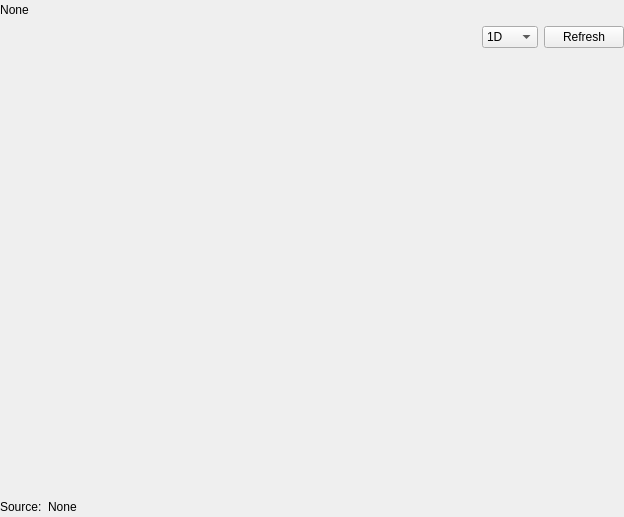
<?xml version="1.0" encoding="UTF-8"?>
<ui version="4.0">
 <class>priceChartWidet</class>
 <widget class="QWidget" name="priceChartWidet">
  <property name="geometry">
   <rect>
    <x>0</x>
    <y>0</y>
    <width>624</width>
    <height>517</height>
   </rect>
  </property>
  <property name="windowTitle">
   <string>Price Chart</string>
  </property>
  <layout class="QVBoxLayout" name="verticalLayout" stretch="0,0,1,0,1">
   <property name="leftMargin">
    <number>0</number>
   </property>
   <property name="topMargin">
    <number>0</number>
   </property>
   <property name="rightMargin">
    <number>0</number>
   </property>
   <property name="bottomMargin">
    <number>0</number>
   </property>
   <item>
    <layout class="QHBoxLayout" name="horizontalLayout">
     <item>
      <widget class="QLabel" name="stockLabel">
       <property name="text">
        <string>None</string>
       </property>
       <property name="alignment">
        <set>Qt::AlignCenter</set>
       </property>
      </widget>
     </item>
     <item>
      <spacer name="horizontalSpacer">
       <property name="orientation">
        <enum>Qt::Horizontal</enum>
       </property>
       <property name="sizeHint" stdset="0">
        <size>
         <width>40</width>
         <height>20</height>
        </size>
       </property>
      </spacer>
     </item>
    </layout>
   </item>
   <item>
    <layout class="QHBoxLayout" name="horizontalLayout_3">
     <item>
      <spacer name="horizontalSpacer_3">
       <property name="orientation">
        <enum>Qt::Horizontal</enum>
       </property>
       <property name="sizeHint" stdset="0">
        <size>
         <width>40</width>
         <height>20</height>
        </size>
       </property>
      </spacer>
     </item>
     <item>
      <widget class="QComboBox" name="rangeCB">
       <item>
        <property name="text">
         <string>1D</string>
        </property>
       </item>
       <item>
        <property name="text">
         <string>14D</string>
        </property>
       </item>
       <item>
        <property name="text">
         <string>1M</string>
        </property>
       </item>
       <item>
        <property name="text">
         <string>3M</string>
        </property>
       </item>
       <item>
        <property name="text">
         <string>6M</string>
        </property>
       </item>
       <item>
        <property name="text">
         <string>1R</string>
        </property>
       </item>
       <item>
        <property name="text">
         <string>MAX</string>
        </property>
       </item>
      </widget>
     </item>
     <item>
      <widget class="QPushButton" name="refreshPB">
       <property name="text">
        <string>Refresh</string>
       </property>
      </widget>
     </item>
    </layout>
   </item>
   <item>
    <widget class="PriceIntradayChart" name="dataChart" native="true">
     <property name="minimumSize">
      <size>
       <width>0</width>
       <height>10</height>
      </size>
     </property>
    </widget>
   </item>
   <item>
    <layout class="QHBoxLayout" name="horizontalLayout_2">
     <item>
      <widget class="QLabel" name="label_5">
       <property name="text">
        <string>Source:</string>
       </property>
      </widget>
     </item>
     <item>
      <widget class="QLabel" name="sourceLabel">
       <property name="text">
        <string>None</string>
       </property>
      </widget>
     </item>
     <item>
      <spacer name="horizontalSpacer_2">
       <property name="orientation">
        <enum>Qt::Horizontal</enum>
       </property>
       <property name="sizeHint" stdset="0">
        <size>
         <width>40</width>
         <height>20</height>
        </size>
       </property>
      </spacer>
     </item>
    </layout>
   </item>
   <item>
    <layout class="QVBoxLayout" name="toolbarLayout"/>
   </item>
  </layout>
 </widget>
 <customwidgets>
  <customwidget>
   <class>PriceIntradayChart</class>
   <extends>QWidget</extends>
   <header>stockmonitor.gui.widget.mpl.stockintradaychart</header>
   <container>1</container>
  </customwidget>
 </customwidgets>
 <resources/>
 <connections/>
</ui>
